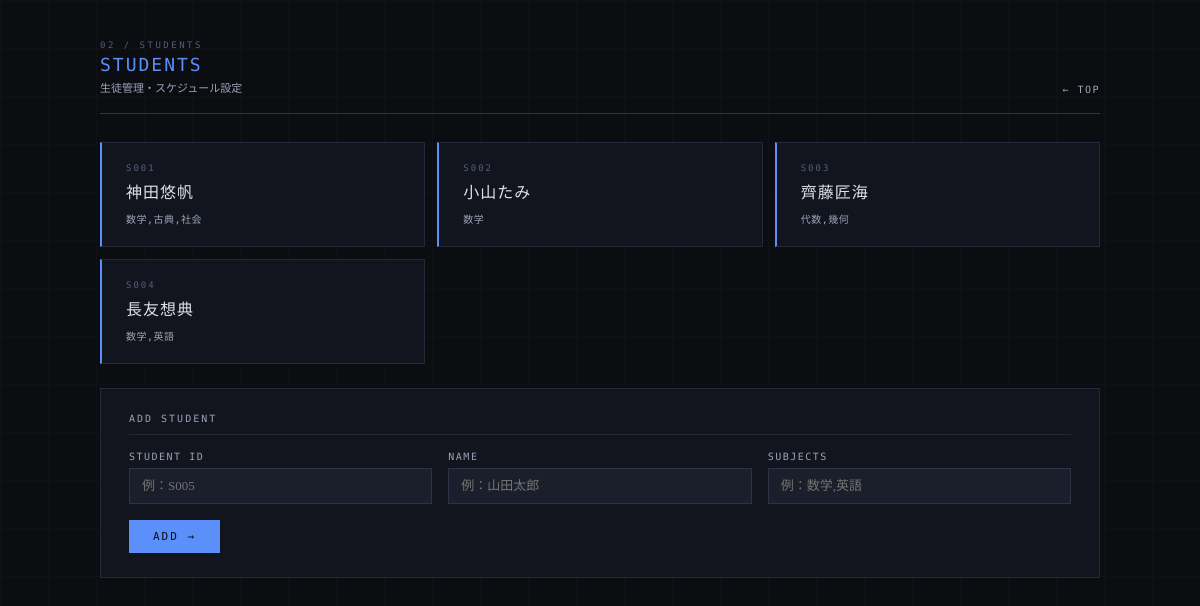
Before: /students with the older database file.
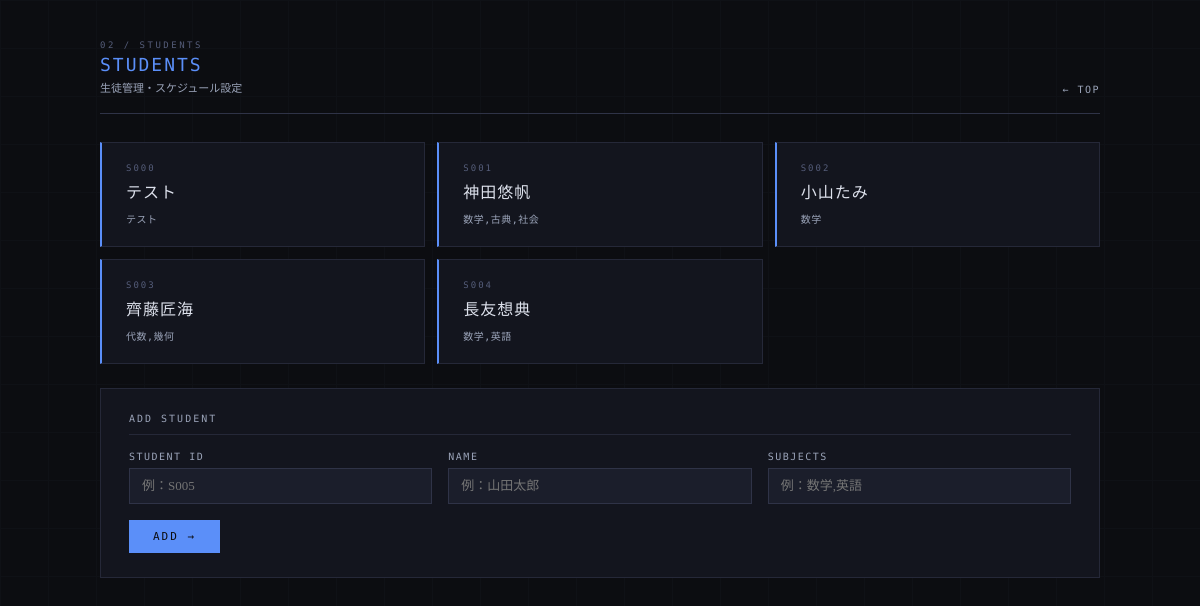
After: the same page with the newer database file.
### tables this page shows
CREATE TABLE students (
            student_id TEXT PRIMARY KEY,
            name TEXT NOT NULL,
            subjects TEXT NOT NULL
        , plan_mode TEXT DEFAULT 'all');

### app.py (the view)
@app.route("/students", methods=["GET", "POST"])
def students():
    conn = get_connection()
    c = conn.cursor()
    c.execute("SELECT * FROM students ORDER BY student_id")
    students = c.fetchall()
    conn.close()
    return render_template("students.html", students=students)

### database.py (called while the page is built)
def get_connection():
    conn = sqlite3.connect(DB_PATH)
    conn.row_factory = sqlite3.Row
    return conn

### templates/students.html (shortened to what this page needs)
<!DOCTYPE html>
<html lang="ja">
<head>
</head>
<body>
<div class="container">
  <div class="page-header fade-in">
    <div>
      <div class="page-label">02 / Students</div>
      <div class="page-title" style="color:#5b8ff9;">Students</div>
      <div class="page-title-ja">生徒管理・スケジュール設定</div>
    </div>
    <a class="page-header-back" href="/">TOP</a>
  </div>
  <div class="student-grid fade-in">
    {% for s in students %}
    <a class="student-card" href="/students/{{ s.student_id }}">
      <div class="student-id">{{ s.student_id }}</div>
      <div class="student-name">{{ s.name }}</div>
      <div class="student-meta">
        {{ s.subjects }}<br>
      </div>
    </a>
    {% endfor %}
  </div>
  <div class="card fade-in">
    <div class="card-title">Add Student</div>
    <form method="POST" action="/students/add">
      <div class="grid-3">
        <div>
          <label>Student ID</label>
          <input type="text" name="student_id" placeholder="例：S005" required>
        </div>
        <div>
          <label>Name</label>
          <input type="text" name="name" placeholder="例：山田太郎" required>
        </div>
        <div>
          <label>Subjects</label>
          <input type="text" name="subjects" placeholder="例：数学,英語">
        </div>
      </div>
      <div style="margin-top:16px;">
        <button type="submit" class="btn btn-primary">Add →</button>
      </div>
    </form>
  </div>
</div>
</body>
</html>

Changed rows visible on the page:
added students: student_id "S000", name "テスト", subjects "テスト"
